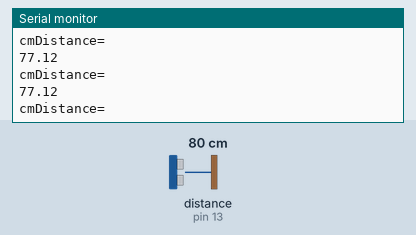
Simulated run of this sketch. Board: Arduino Uno, built with avr-gcc and run on an emulated ATmega328P. On the bench: the last lines printed to the serial monitor. Wiring (inferred from the names in the program): ultrasonic range finder: trigger pin 12; echo pin 13. Inputs (shaded band) come from the test bench; at power-on: distance to the obstacle (sensor on pin 13) 80 cm. The echo pulse lasts 58.3 µs per cm.

Above: at 1.2 s.
1.3 s: distance to the obstacle (sensor on pin 13) set to 2 cm
At 2.1 s:
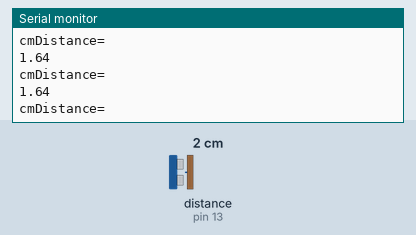
2.8 s: distance to the obstacle (sensor on pin 13) set to 18 cm
At 3.5 s:
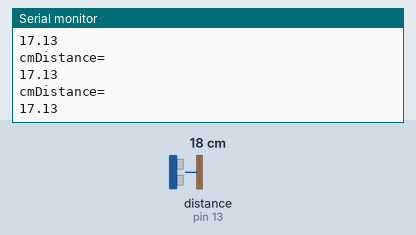
5.8 s: distance to the obstacle (sensor on pin 13) set to 4 cm
At 6.3 s:
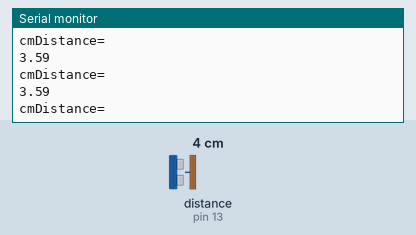
Timing chart, 0 to 8.8 s (numbered marks = the images above; inputs shaded):
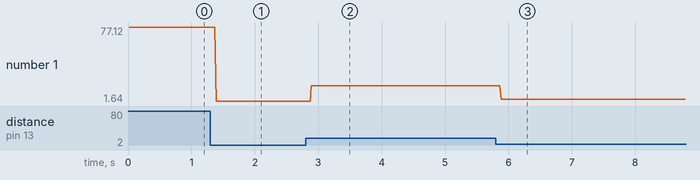

Measured:
- after the input at 1.3 s, the serial monitor: prints a new line after 0.09 s (image 1)
- after the input at 2.8 s, the serial monitor: prints a new line after 0.09 s (image 2)
- after the input at 5.8 s, the serial monitor: prints a new line after 0.09 s (image 3)
- plotted number 1: 77.12 → 1.64 after the input at 1.3 s, 1.64 → 17.13 after the input at 2.8 s, 17.13 → 3 after the input at 5.8 s

The sketch:

Ultrasonic_sensor.ino
```cpp
int trig = 12;
int echo = 13;
float distance,duration;

void setup() {
    pinMode(trig, OUTPUT);
    pinMode(echo, INPUT);
    Serial.begin(9600);

}

void loop() {

  digitalWrite(trig, HIGH);
  delay(0.01);
  digitalWrite(trig, LOW);
  duration =pulseIn(echo, HIGH); // duration=High hoye Low howa porjonto shomoi //
  distance=duration*0.0332/2;
  Serial.println("Distance=");
  Serial.println(distance);
  Serial.print("cm");

}
```
